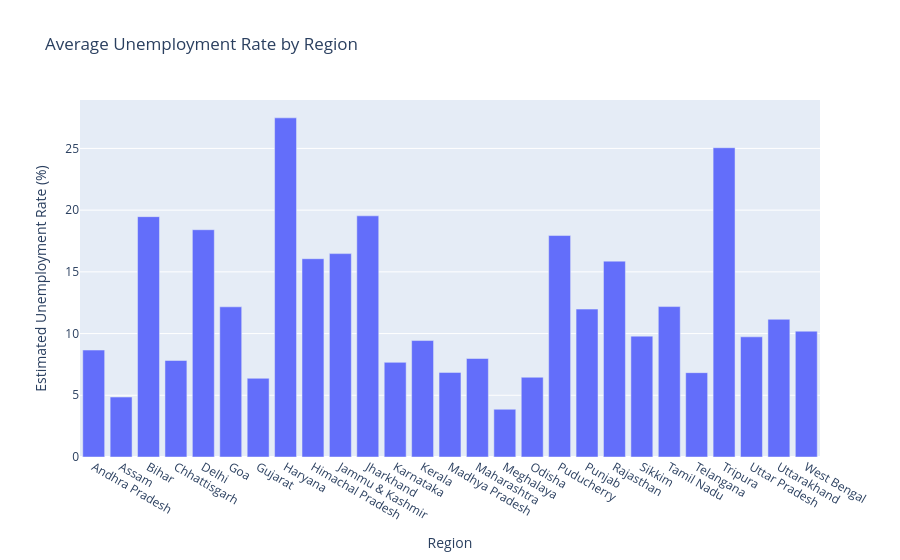

The notebook cell this image was saved under:
### Markdown cell above
# Bar Plot for Average Unemployment Rate by Region

### Code cell
avg_unemployment = df2.groupby('Region')['Estimated Unemployment Rate (%)'].mean().reset_index()

bar_plot = px.bar(
    avg_unemployment,
    x='Region',
    y='Estimated Unemployment Rate (%)',
    title='Average Unemployment Rate by Region',
    template='plotly'
)
bar_plot.show()

### Figure 1 — Plotly figure (JSON) as saved in the notebook; plotly's stock layout.template omitted (floating-point values rounded to 4 significant figures)
{"data": [{"alignmentgroup": "True", "hovertemplate": "Region=%{x}<br>Estimated Unemployment Rate (%)=%{y}<extra></extra>", "legendgroup": "", "marker": {"color": "#636efa", "pattern": {"shape": ""}}, "name": "", "offsetgroup": "", "orientation": "v", "showlegend": false, "textposition": "auto", "type": "bar", "x": ["Andhra Pradesh", "Assam", "Bihar", "Chhattisgarh", "Delhi", "Goa", "Gujarat", "Haryana", "Himachal Pradesh", "Jammu & Kashmir", "Jharkhand", "Karnataka", "Kerala", "Madhya Pradesh", "Maharashtra", "Meghalaya", "Odisha", "Puducherry", "Punjab", "Rajasthan", "Sikkim", "Tamil Nadu", "Telangana", "Tripura", "Uttar Pradesh", "Uttarakhand", "West Bengal"], "xaxis": "x", "y": [8.664, 4.856, 19.47, 7.819, 18.41, 12.17, 6.376, 27.48, 16.07, 16.48, 19.54, 7.668, 9.434, 6.854, 7.979, 3.866, 6.462, 17.94, 11.98, 15.87, 9.793, 12.19, 6.833, 25.05, 9.737, 11.16, 10.19], "yaxis": "y"}], "layout": {"barmode": "relative", "legend": {"tracegroupgap": 0}, "title": {"text": "Average Unemployment Rate by Region"}, "xaxis": {"anchor": "y", "domain": [0, 1], "title": {"text": "Region"}}, "yaxis": {"anchor": "x", "domain": [0, 1], "title": {"text": "Estimated Unemployment Rate (%)"}}}}
